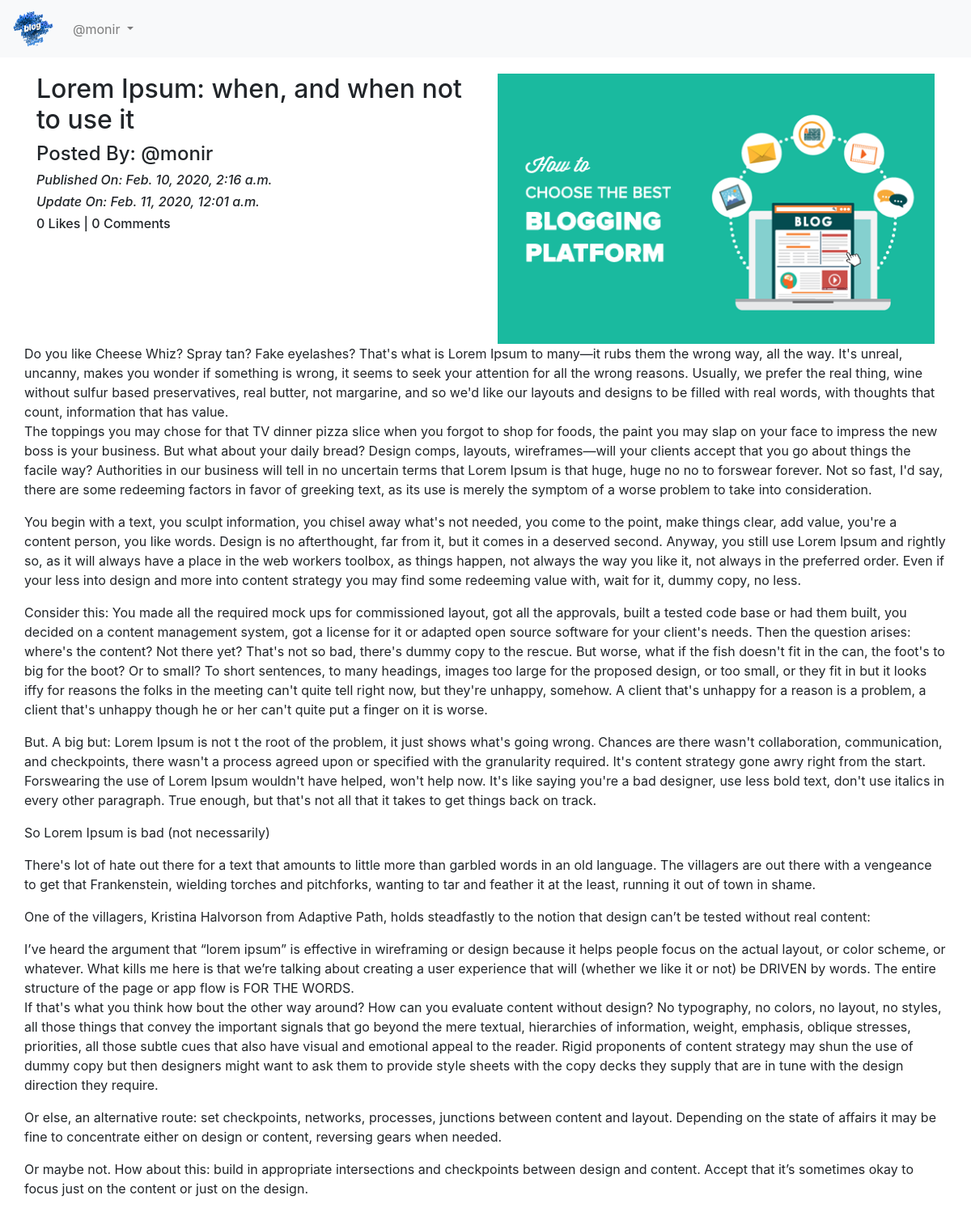
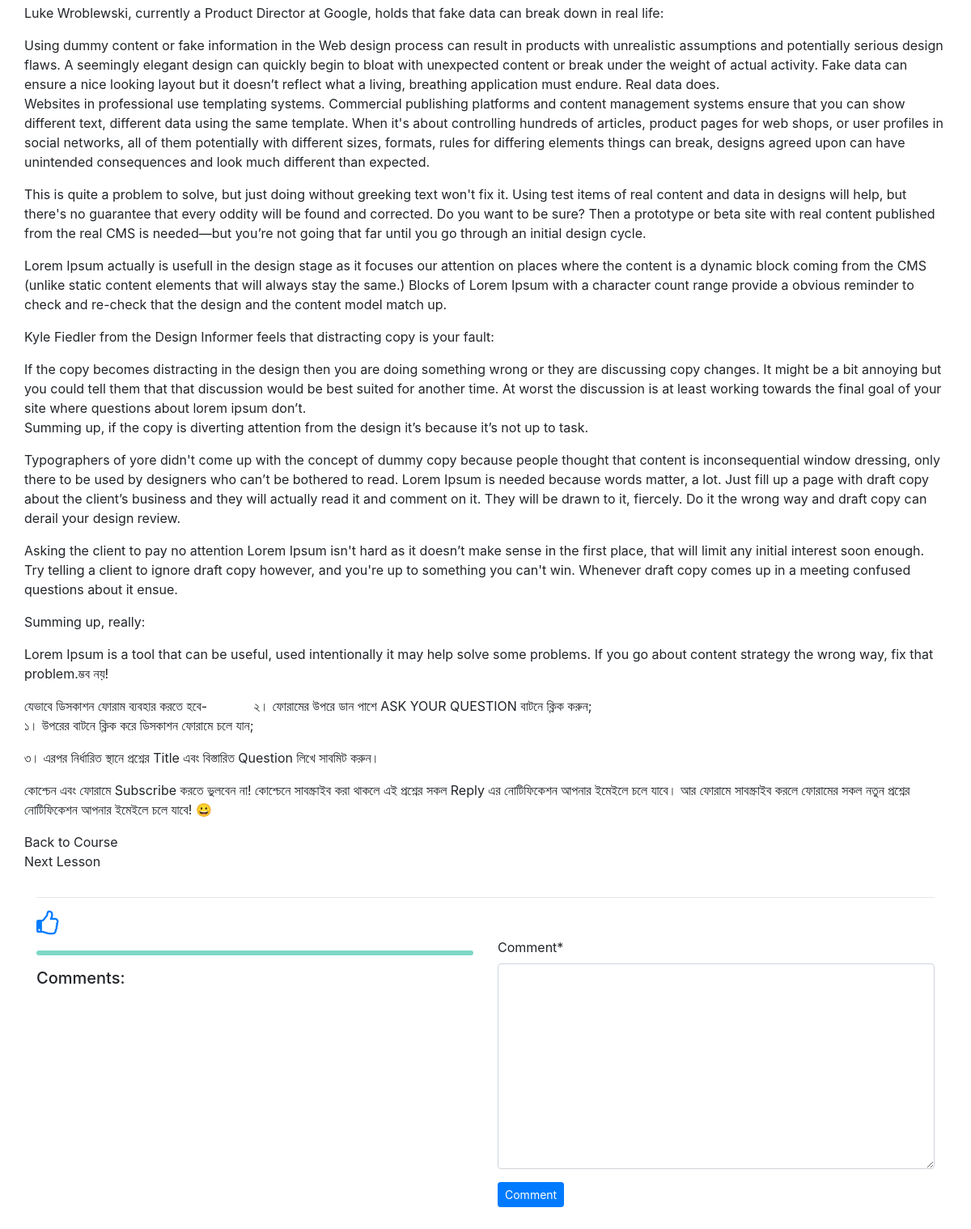
/blog/details/Amazon-Accidentally-Sent-Out-Their-Email-Template-cdb573fc-9b3a-43e7-990f-7240f0fb93d5 (signed in), run on the app's committed database (2 pictures, top to bottom).
### App_Blog/models.py (models this page shows, shortened)
class Blog(models.Model):
    author = models.ForeignKey(User, on_delete = models.CASCADE, related_name='post_author')
    blog_title = models.CharField(max_length=264, verbose_name="Put a Title")
    slug = models.SlugField(max_length=264, unique=True)
    blog_content = models.TextField(verbose_name="What is on your mind?")
    blog_image = models.ImageField(upload_to='blog_images', verbose_name="Image")
    publish_date = models.DateTimeField(auto_now_add=True)
    update_date = models.DateTimeField(auto_now=True)
    class Meta:
        ordering = ['-publish_date']

### App_Blog/views.py (the view, shortened to what this page needs)
# urls.py: path('details/<slug:slug>', views.blog_details, name='blog_details'),
@login_required
def blog_details(request, slug):
    blog = Blog.objects.get(slug=slug)
    comment_form = CommentForm()
    already_liked = Likes.objects.filter(blog=blog, user=request.user)
    if already_liked:
        liked = True
    else:
        liked = False
    return render(request, 'App_Blog/blog_details.html', context={'blog':blog, 'comment_form':comment_form, 'liked':liked})

### App_Blog/forms.py
class CommentForm(forms.ModelForm):
    class Meta:
        model = Comment
        fields = ('comment',)

### templates/App_Blog/blog_details.html (shortened to what this page needs)
{% extends 'base.html' %}
{% load crispy_forms_tags %}
{% block body_block %}
    <div class="row">
        <div class="col-sm-6">
            <h2>{{ blog.blog_title }}</h2>
            <h4>Posted By: @{{ blog.author }}</h4>
            <i><h6>Published On: {{ blog.publish_date }}</h6></i>
            <i><h6>Update On: {{ blog.update_date }}</h6></i>
            <h6>{{ blog.liked_blog.count }} Likes | {{ blog.blog_comment.count }} Comments</h6>
        </div>
        <div class="col-sm-6">
            <img src="/media/{{ blog.blog_image }}" alt="" width="100%">
        </div>
        <p>{{ blog.blog_content|linebreaks }}</p>
    </div>
    <hr>
    {% if not liked %}
    <a href="{% url 'App_Blog:liked_post' pk=blog.pk %}"><i class="fa fa-thumbs-o-up fa-2x" aria-hidden="true"></i></a>
    {% else %}
    <a href="{% url 'App_Blog:unliked_post' pk=blog.pk %}"><i class="fa fa-thumbs-o-down fa-2x" aria-hidden="true"></i></a>
    {% endif %}
    <div class="row">
        <div class="col-sm-6">
            <hr style="border:3px solid #7DD8C6; border-radius: 5px;">
            <h5>Comments:</h5>
        </div>
        <div class="col-sm-6">
            <form method="POST">
                {{ comment_form|crispy }}
                <button type="submit" class="btn btn-primary btn-sm">Comment</button>
            </form>
        </div>
    </div>
    <br>
    <br>
{% endblock %}

### templates/base.html (shortened to what this page needs)
<!DOCTYPE html>
<html lang="en">
<head>
    <link rel="stylesheet" href="https://stackpath.bootstrapcdn.com/bootstrap/4.4.1/css/bootstrap.min.css"
>
    <link href="https://stackpath.bootstrapcdn.com/font-awesome/4.7.0/css/font-awesome.min.css" rel="stylesheet"
>
</head>
<body>
    <nav class="navbar navbar-expand-lg navbar-light bg-light">
        <a class="navbar-brand" href="{% url 'index' %}"><img src="/media/logo.png" width="50px" alt=""></a>
        <div class="collapse navbar-collapse" id="navbarNavDropdown">
            <ul class="navbar-nav">
                {% if user.is_authenticated %}
                <li class="nav-item dropdown">
                    <a class="nav-link dropdown-toggle" href="#" id="navbarDropdownMenuLink" data-toggle="dropdown"
                        aria-haspopup="true" aria-expanded="false">
                        @{{ user.username }}
                    </a>
                </li>
                {% endif %}
            </ul>
        </div>
    </nav>
    <div class="container" style="padding-top: 20px;">
        {% block body_block %}
        {% endblock %}
    </div>
</body>
</html>

### data on the page
Blog: blog_title "Lorem Ipsum: when, and when not to use it", author "monir", publish_date "Feb. 10, 2020, 2:16 a.m.", update_date "Feb. 11, 2020, 12:01 a.m.", liked_blog.count "0", blog_comment.count "0", blog_image (picture), blog_content "Do you like Cheese Whiz? Spray tan? Fake eyelashes? That's what is Lorem Ipsum to many—it rubs them the wrong way, all the way. It's unreal, uncanny, makes you wonder if something is wrong, it seems to seek your attention for all the wrong reasons. Usually, we prefer the real thing, wine without sulfur based preservatives, real butter, not margarine, and so we'd like our layouts and designs to be filled with real words, with thoughts that count, information that has value. The toppings you may chose for that TV dinner pizza slice when you forgot to shop for foods, the paint you may slap on your face to impress the new boss is your business. But what about your daily bread? Design comps,…"

### other printed values
{{ user.username }} "monir"
